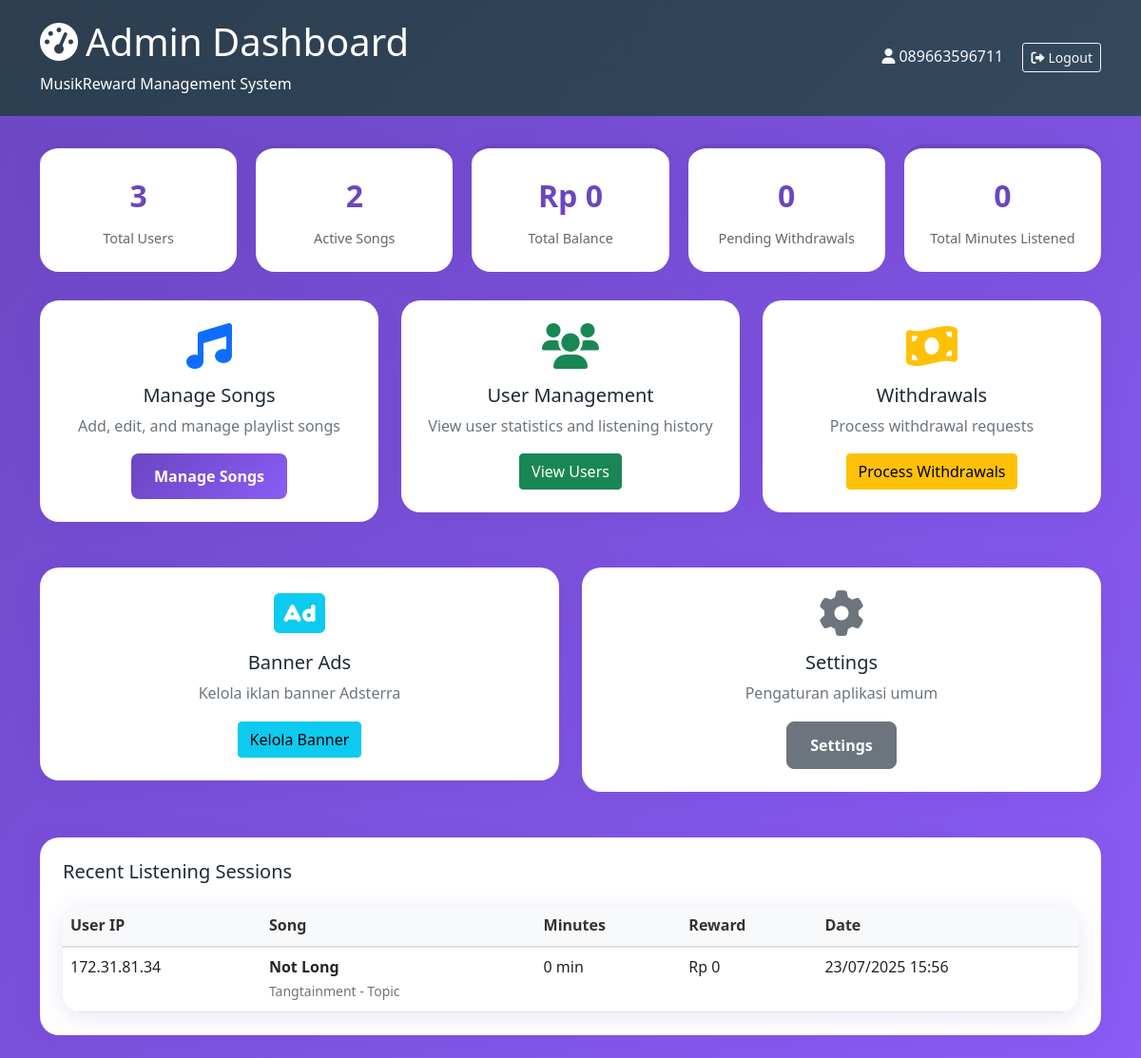
Before: /admin/index.php (signed in) with the older database file.
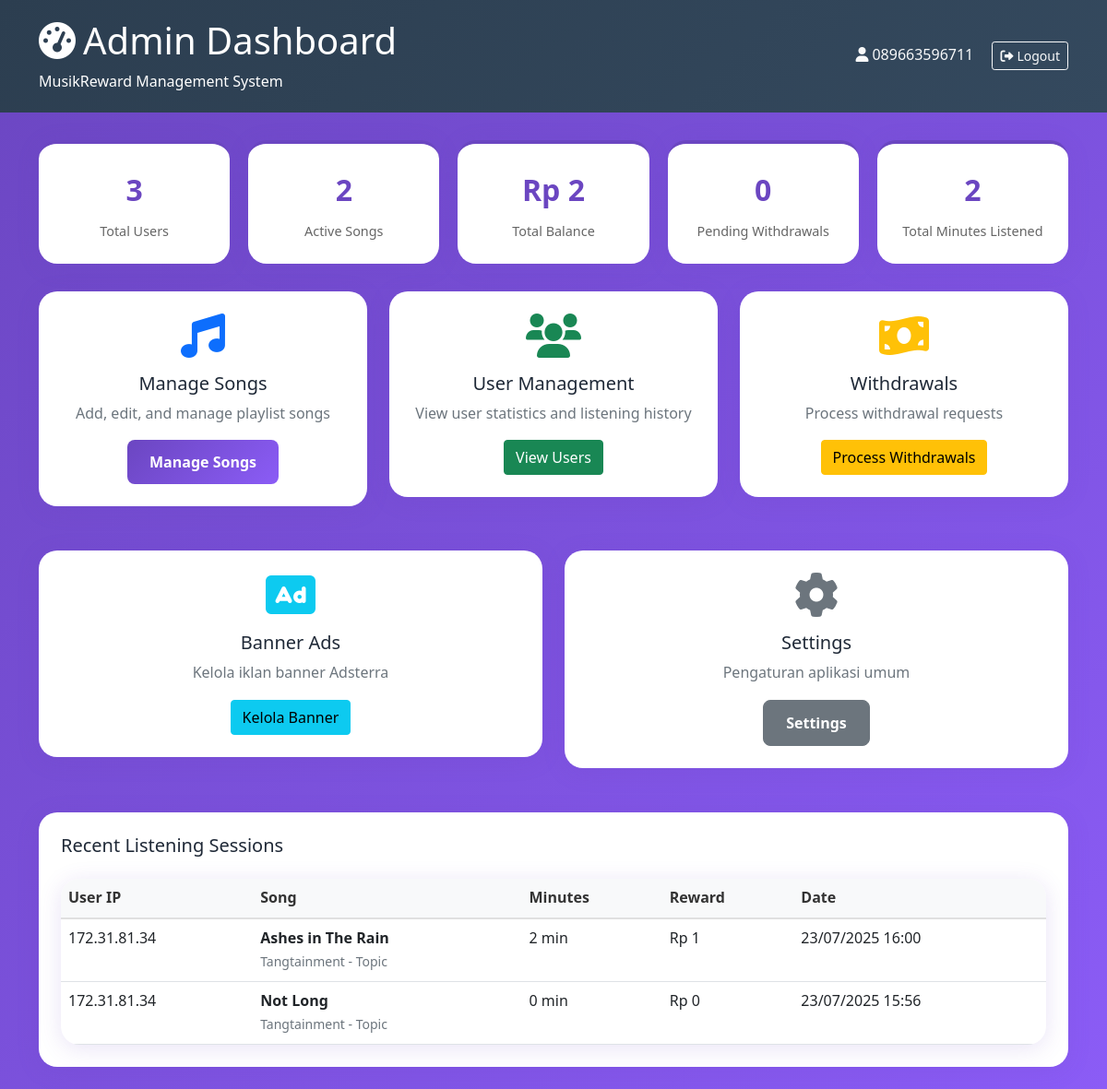
After: the same page with the newer database file.
### tables this page shows
CREATE TABLE listening_sessions (
            id INTEGER PRIMARY KEY AUTOINCREMENT,
            user_ip TEXT NOT NULL,
            song_id INTEGER NOT NULL,
            minutes_listened INTEGER DEFAULT 0,
            reward_earned REAL DEFAULT 0.00,
            completed INTEGER DEFAULT 0,
            created_at DATETIME DEFAULT CURRENT_TIMESTAMP,
            FOREIGN KEY (song_id) REFERENCES songs(id)
        );

CREATE TABLE songs (
            id INTEGER PRIMARY KEY AUTOINCREMENT,
            youtube_id TEXT NOT NULL,
            title TEXT NOT NULL,
            artist TEXT NOT NULL,
            thumbnail_url TEXT,
            duration INTEGER DEFAULT 0,
            is_active INTEGER DEFAULT 1,
            created_at DATETIME DEFAULT CURRENT_TIMESTAMP
        );

### admin/index.php (the view, shortened to what this page needs)
<?php
require_once '../config/database.php';
$stmt = $pdo->query("SELECT COUNT(*) as total_users FROM users");
$totalUsers = $stmt->fetch()['total_users'];
$stmt = $pdo->query("SELECT COUNT(*) as total_songs FROM songs WHERE is_active = 1");
$totalSongs = $stmt->fetch()['total_songs'];
$stmt = $pdo->query("SELECT SUM(balance) as total_balance FROM users");
$totalBalance = $stmt->fetch()['total_balance'] ?: 0;
$stmt = $pdo->query("SELECT COUNT(*) as pending_withdrawals FROM withdrawals WHERE status = 'pending'");
$pendingWithdrawals = $stmt->fetch()['pending_withdrawals'];
$stmt = $pdo->query("SELECT SUM(minutes_listened) as total_minutes FROM listening_sessions");
$totalMinutes = $stmt->fetch()['total_minutes'] ?: 0;
?>
<!DOCTYPE html>
<html lang="id">
<head>
    <link href="https://cdn.jsdelivr.net/npm/bootstrap@5.1.3/dist/css/bootstrap.min.css" rel="stylesheet">
    <link href="https://cdnjs.cloudflare.com/ajax/libs/font-awesome/6.0.0/css/all.min.css" rel="stylesheet">
    <link href="../assets/css/style.css" rel="stylesheet">
</head>
<body>
    <div class="admin-header">
        <div class="container">
            <div class="d-flex justify-content-between align-items-center">
                <div>
                    <h1><i class="fas fa-tachometer-alt me-2"></i>Admin Dashboard</h1>
                    <p class="mb-0">MusikReward Management System</p>
                </div>
                <div>
                    <span class="text-light me-3">
                        <i class="fas fa-user me-1"></i><?= htmlspecialchars($_SESSION['admin_username']) ?>
                    </span>
                    <a href="?logout=1" class="btn btn-outline-light btn-sm">
                        <i class="fas fa-sign-out-alt me-1"></i>Logout
                    </a>
                </div>
            </div>
        </div>
    </div>
    <div class="container">
        <div class="stats-grid">
            <div class="stat-card">
                <div class="stat-number"><?= number_format($totalUsers) ?></div>
                <div class="stat-label">Total Users</div>
            </div>
            <div class="stat-card">
                <div class="stat-number"><?= number_format($totalSongs) ?></div>
                <div class="stat-label">Active Songs</div>
            </div>
            <div class="stat-card">
                <div class="stat-number">Rp <?= number_format($totalBalance, 0, ',', '.') ?></div>
                <div class="stat-label">Total Balance</div>
            </div>
            <div class="stat-card">
                <div class="stat-number"><?= number_format($pendingWithdrawals) ?></div>
                <div class="stat-label">Pending Withdrawals</div>
            </div>
            <div class="stat-card">
                <div class="stat-number"><?= number_format($totalMinutes) ?></div>
                <div class="stat-label">Total Minutes Listened</div>
            </div>
        </div>
        <div class="row">
            <div class="col-md-4 mb-4">
                <div class="admin-card text-center">
                    <i class="fas fa-music text-primary mb-3" style="font-size: 3rem;"></i>
                    <h5>Manage Songs</h5>
                    <p class="text-muted">Add, edit, and manage playlist songs</p>
                    <a href="songs.php" class="btn btn-primary">Manage Songs</a>
                </div>
            </div>
            <div class="col-md-4 mb-4">
                <div class="admin-card text-center">
                    <i class="fas fa-users text-success mb-3" style="font-size: 3rem;"></i>
                    <h5>User Management</h5>
                    <p class="text-muted">View user statistics and listening history</p>
                    <a href="users.php" class="btn btn-success">View Users</a>
                </div>
            </div>
            <div class="col-md-4 mb-4">
                <div class="admin-card text-center">
                    <i class="fas fa-money-bill-wave text-warning mb-3" style="font-size: 3rem;"></i>
                    <h5>Withdrawals</h5>
                    <p class="text-muted">Process withdrawal requests</p>
                    <a href="withdrawals.php" class="btn btn-warning">Process Withdrawals</a>
                </div>
            </div>
        </div>
        <div class="row">
            <div class="col-md-6 mb-4">
                <div class="admin-card text-center">
                    <i class="fas fa-ad text-info mb-3" style="font-size: 3rem;"></i>
                    <h5>Banner Ads</h5>
                    <p class="text-muted">Kelola iklan banner Adsterra</p>
                    <a href="banner_ads.php" class="btn btn-info">Kelola Banner</a>
                </div>
            </div>
            <div class="col-md-6 mb-4">
                <div class="admin-card text-center">
                    <i class="fas fa-cog text-secondary mb-3" style="font-size: 3rem;"></i>
                    <h5>Settings</h5>
                    <p class="text-muted">Pengaturan aplikasi umum</p>
                    <a href="#" class="btn btn-secondary">Settings</a>
                </div>
            </div>
        </div>
        <div class="admin-card">
            <h5 class="mb-4">Recent Listening Sessions</h5>
            <div class="table-responsive">
                <table class="table">
                    <thead>
                        <tr>
                            <th>User IP</th>
                            <th>Song</th>
                            <th>Minutes</th>
                            <th>Reward</th>
                            <th>Date</th>
                        </tr>
                    </thead>
                    <tbody>
                        <?php
                        $stmt = $pdo->query("
                            SELECT ls.*, s.title, s.artist
                            FROM listening_sessions ls
                            JOIN songs s ON ls.song_id = s.id
                            ORDER BY ls.created_at DESC
                            LIMIT 10
                        ");
                        $sessions = $stmt->fetchAll();
                        foreach ($sessions as $session): ?>
                        <tr>
                            <td><?= htmlspecialchars($session['user_ip']) ?></td>
                            <td>
                                <strong><?= htmlspecialchars($session['title']) ?></strong><br>
                                <small class="text-muted"><?= htmlspecialchars($session['artist']) ?></small>
                            </td>
                            <td><?= $session['minutes_listened'] ?> min</td>
                            <td>Rp <?= number_format($session['reward_earned'], 0, ',', '.') ?></td>
                            <td><?= date('d/m/Y H:i', strtotime($session['created_at'])) ?></td>
                        </tr>
                        <?php endforeach; ?>
                    </tbody>
                </table>
            </div>
        </div>
    </div>
</body>
</html>

### assets/css/style.css (style rules this page uses)
:root { --primary-color: #6B46C1; --secondary-color: #8B5CF6; --tertiary-color: #3B82F6; --accent-color: #92400E; --success-color: #10B981; --background-color: #F8FAFC; --wave-gradient: linear-gradient(135deg, #6B46C1 0%, #8B5CF6 25%, #3B82F6 50%, #92400E 75%, #6B46C1 100%); --card-shadow: 0 4px 25px rgba(107, 70, 193, 0.15); --border-radius: 20px; }
* { margin: 0; padding: 0; box-sizing: border-box; }
body { font-family: 'Segoe UI', Tahoma, Geneva, Verdana, sans-serif; background: var(--wave-gradient); background-size: 400% 400%; animation: waveAnimation 15s ease-in-out infinite; line-height: 1.6; color: #1F2937; min-height: 100vh; }
.btn-primary { background: linear-gradient(135deg, var(--primary-color), var(--secondary-color)); border: none; border-radius: 8px; padding: 12px 24px; font-weight: 600; transition: all 0.3s ease; }
.btn-secondary { border-radius: 8px; padding: 12px 24px; font-weight: 600; }
.admin-header { background: linear-gradient(135deg, #2C3E50, #34495E); color: white; padding: 20px; margin-bottom: 30px; }
.admin-card { background: white; border-radius: var(--border-radius); box-shadow: var(--card-shadow); padding: 24px; margin-bottom: 24px; }
.stats-grid { display: grid; grid-template-columns: repeat(auto-fit, minmax(200px, 1fr)); gap: 20px; margin-bottom: 30px; }
.stat-card { background: white; border-radius: var(--border-radius); padding: 24px; text-align: center; box-shadow: var(--card-shadow); border-top: 4px solid var(--primary-color); }
.stat-number { font-size: 2rem; font-weight: bold; color: var(--primary-color); margin-bottom: 8px; }
.stat-label { color: #666; font-size: 0.9rem; }
.table-responsive { border-radius: var(--border-radius); overflow: hidden; box-shadow: var(--card-shadow); }
.table { margin-bottom: 0; }
.table thead th { background-color: #F8F9FA; border-bottom: 2px solid #E0E0E0; font-weight: 600; color: #333; }

Changed rows visible on the page:
added listening_sessions: user_ip "172.31.81.34", song.title "Ashes in The Rain", song.artist "Tangtainment - Topic", minutes_listened "2", reward_earned "1", created_at "23/07/2025 16:00"
Other visible differences:
$totalBalance: "0" → "2"
$totalMinutes: "0" → "2"
